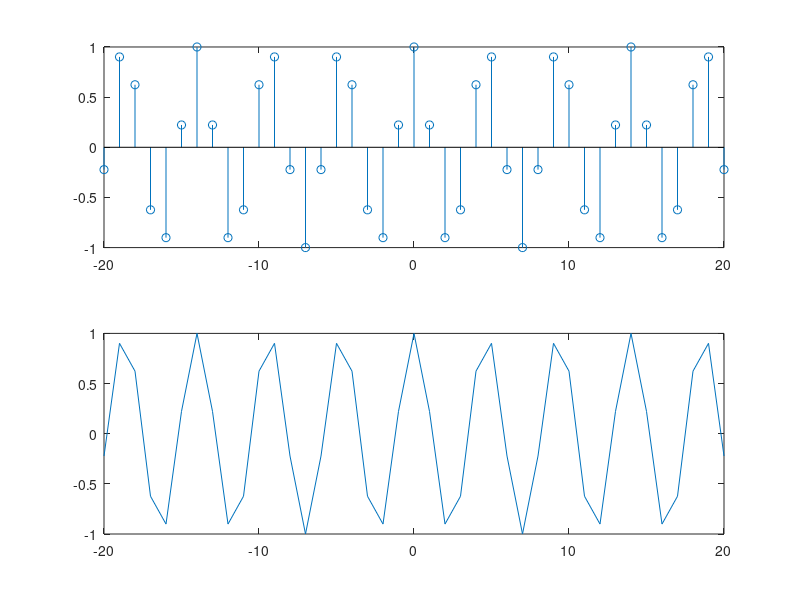

Source code (MATLAB):
n=-20:20;
x_n = cos(3*pi*n/7);
subplot(2,1,1);
stem(n,x_n);
n=-20:20;
x_n=cos(3*pi*n/7);
subplot(2,1,2);
plot(n,x_n);